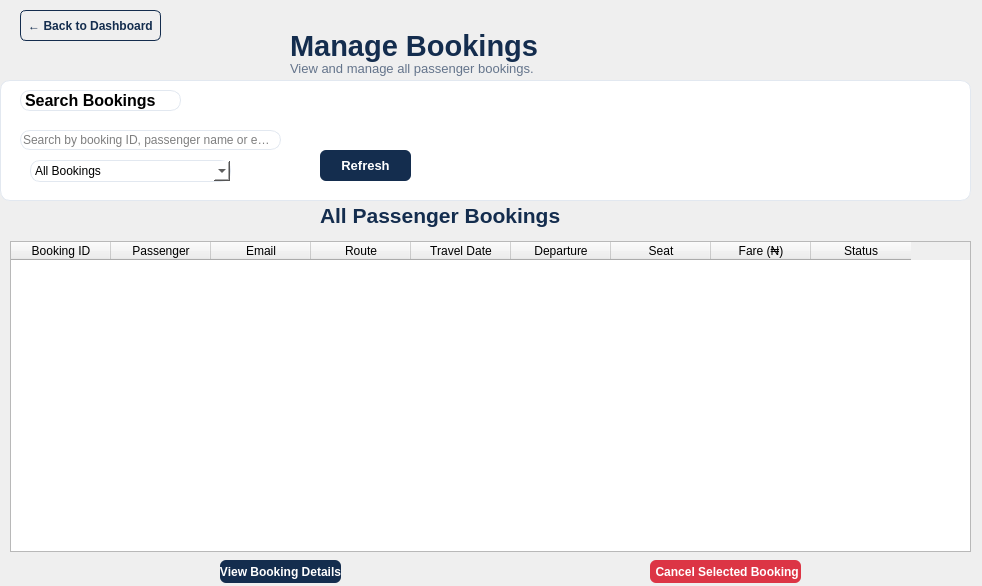
<?xml version="1.0" encoding="UTF-8"?>
<ui version="4.0">
 <class>Form</class>
 <widget class="QWidget" name="Form">
  <property name="geometry">
   <rect>
    <x>0</x>
    <y>0</y>
    <width>982</width>
    <height>586</height>
   </rect>
  </property>
  <property name="windowTitle">
   <string>BLUEBUS - Manage Bookings</string>
  </property>
  <property name="styleSheet">
   <string notr="true"/>
  </property>
  <widget class="QLabel" name="label">
   <property name="geometry">
    <rect>
     <x>290</x>
     <y>20</y>
     <width>261</width>
     <height>51</height>
    </rect>
   </property>
   <property name="font">
    <font>
     <family>Segoe UI</family>
     <pointsize>22</pointsize>
     <weight>75</weight>
     <bold>true</bold>
    </font>
   </property>
   <property name="styleSheet">
    <string notr="true">color:#142D4E</string>
   </property>
   <property name="text">
    <string>Manage Bookings</string>
   </property>
  </widget>
  <widget class="QLabel" name="label_2">
   <property name="geometry">
    <rect>
     <x>290</x>
     <y>60</y>
     <width>291</width>
     <height>16</height>
    </rect>
   </property>
   <property name="font">
    <font>
     <family>Segoe UI</family>
     <pointsize>10</pointsize>
    </font>
   </property>
   <property name="styleSheet">
    <string notr="true">color:#64748B</string>
   </property>
   <property name="text">
    <string>View and manage all passenger bookings.</string>
   </property>
  </widget>
  <widget class="QFrame" name="filterFrame">
   <property name="geometry">
    <rect>
     <x>0</x>
     <y>80</y>
     <width>971</width>
     <height>121</height>
    </rect>
   </property>
   <property name="styleSheet">
    <string notr="true">  background-color: white;
    border: 1px solid #E2E8F0;
    border-radius: 10px;</string>
   </property>
   <property name="frameShape">
    <enum>QFrame::StyledPanel</enum>
   </property>
   <property name="frameShadow">
    <enum>QFrame::Raised</enum>
   </property>
   <widget class="QLabel" name="label_3">
    <property name="geometry">
     <rect>
      <x>20</x>
      <y>10</y>
      <width>161</width>
      <height>21</height>
     </rect>
    </property>
    <property name="font">
     <font>
      <family>Segoe UI</family>
      <pointsize>12</pointsize>
      <weight>75</weight>
      <bold>true</bold>
     </font>
    </property>
    <property name="text">
     <string>Search Bookings</string>
    </property>
   </widget>
   <widget class="QLineEdit" name="searchInput">
    <property name="geometry">
     <rect>
      <x>20</x>
      <y>50</y>
      <width>261</width>
      <height>20</height>
     </rect>
    </property>
    <property name="placeholderText">
     <string>Search by booking ID, passenger name or email</string>
    </property>
   </widget>
   <widget class="QComboBox" name="statusFilterComboBox">
    <property name="geometry">
     <rect>
      <x>30</x>
      <y>80</y>
      <width>201</width>
      <height>22</height>
     </rect>
    </property>
    <item>
     <property name="text">
      <string>All Bookings</string>
     </property>
    </item>
    <item>
     <property name="text">
      <string>Confirmed</string>
     </property>
    </item>
    <item>
     <property name="text">
      <string>Cancelled</string>
     </property>
    </item>
    <item>
     <property name="text">
      <string>Pending</string>
     </property>
    </item>
   </widget>
   <widget class="QPushButton" name="refreshButton">
    <property name="geometry">
     <rect>
      <x>320</x>
      <y>70</y>
      <width>91</width>
      <height>31</height>
     </rect>
    </property>
    <property name="font">
     <font>
      <family>Segoe UI</family>
      <pointsize>10</pointsize>
      <weight>75</weight>
      <bold>true</bold>
     </font>
    </property>
    <property name="styleSheet">
     <string notr="true"> background-color: #142D4E;
    color: white;
    border: none;
    border-radius: 6px;
    font-weight: bold;</string>
    </property>
    <property name="text">
     <string>Refresh</string>
    </property>
   </widget>
  </widget>
  <widget class="QLabel" name="label_4">
   <property name="geometry">
    <rect>
     <x>320</x>
     <y>200</y>
     <width>251</width>
     <height>31</height>
    </rect>
   </property>
   <property name="font">
    <font>
     <family>Segoe UI</family>
     <pointsize>16</pointsize>
     <weight>75</weight>
     <bold>true</bold>
    </font>
   </property>
   <property name="styleSheet">
    <string notr="true">color:#142D4E</string>
   </property>
   <property name="text">
    <string>All Passenger Bookings</string>
   </property>
  </widget>
  <widget class="QTableWidget" name="bookingsTable">
   <property name="geometry">
    <rect>
     <x>10</x>
     <y>241</y>
     <width>961</width>
     <height>311</height>
    </rect>
   </property>
   <property name="columnCount">
    <number>9</number>
   </property>
   <column>
    <property name="text">
     <string>Booking ID</string>
    </property>
   </column>
   <column>
    <property name="text">
     <string>Passenger</string>
    </property>
   </column>
   <column>
    <property name="text">
     <string>Email</string>
    </property>
   </column>
   <column>
    <property name="text">
     <string>Route</string>
    </property>
   </column>
   <column>
    <property name="text">
     <string>Travel Date</string>
    </property>
   </column>
   <column>
    <property name="text">
     <string>Departure</string>
    </property>
   </column>
   <column>
    <property name="text">
     <string>Seat</string>
    </property>
   </column>
   <column>
    <property name="text">
     <string>Fare (₦)</string>
    </property>
   </column>
   <column>
    <property name="text">
     <string>Status</string>
    </property>
   </column>
  </widget>
  <widget class="QPushButton" name="viewBookingButton">
   <property name="geometry">
    <rect>
     <x>220</x>
     <y>560</y>
     <width>121</width>
     <height>23</height>
    </rect>
   </property>
   <property name="styleSheet">
    <string notr="true">background-color: #142D4E;
    color: white;
    border: none;
    border-radius: 6px;
    font-weight: bold;</string>
   </property>
   <property name="text">
    <string>View Booking Details</string>
   </property>
  </widget>
  <widget class="QPushButton" name="cancelBookingButton">
   <property name="geometry">
    <rect>
     <x>650</x>
     <y>560</y>
     <width>151</width>
     <height>23</height>
    </rect>
   </property>
   <property name="styleSheet">
    <string notr="true"> background-color: #DC3545;
    color: white;
    border: none;
    border-radius: 6px;
    font-weight: bold;</string>
   </property>
   <property name="text">
    <string>	Cancel Selected Booking</string>
   </property>
  </widget>
  <widget class="QPushButton" name="backButton">
   <property name="geometry">
    <rect>
     <x>20</x>
     <y>10</y>
     <width>141</width>
     <height>31</height>
    </rect>
   </property>
   <property name="styleSheet">
    <string notr="true"> background-color: transparent;
    color: #142D4E;
    border: 1px solid #142D4E;
    border-radius: 6px;
    font-weight: bold;</string>
   </property>
   <property name="text">
    <string>← Back to Dashboard</string>
   </property>
  </widget>
 </widget>
 <resources/>
 <connections/>
</ui>
